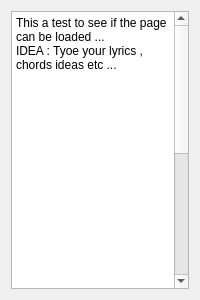
<?xml version="1.0" encoding="UTF-8"?>
<ui version="4.0">
 <class>Form</class>
 <widget class="QWidget" name="Form">
  <property name="geometry">
   <rect>
    <x>0</x>
    <y>0</y>
    <width>200</width>
    <height>300</height>
   </rect>
  </property>
  <property name="maximumSize">
   <size>
    <width>200</width>
    <height>16777215</height>
   </size>
  </property>
  <property name="windowTitle">
   <string>Form</string>
  </property>
  <layout class="QHBoxLayout" name="horizontalLayout">
   <item>
    <widget class="QPlainTextEdit" name="plainTextEdit">
     <property name="plainText">
      <string>This a test to see if the page can be loaded ...
IDEA : Tyoe your lyrics , chords ideas etc ...



















============================
 @copyright 2015 &quot;JonJamConcept&quot;
============================
Concept : Jon
Code :  Ezee
https://github.com/Ezeer/JomTobo/tree/JonJamConcept


</string>
     </property>
    </widget>
   </item>
  </layout>
 </widget>
 <resources/>
 <connections/>
</ui>
